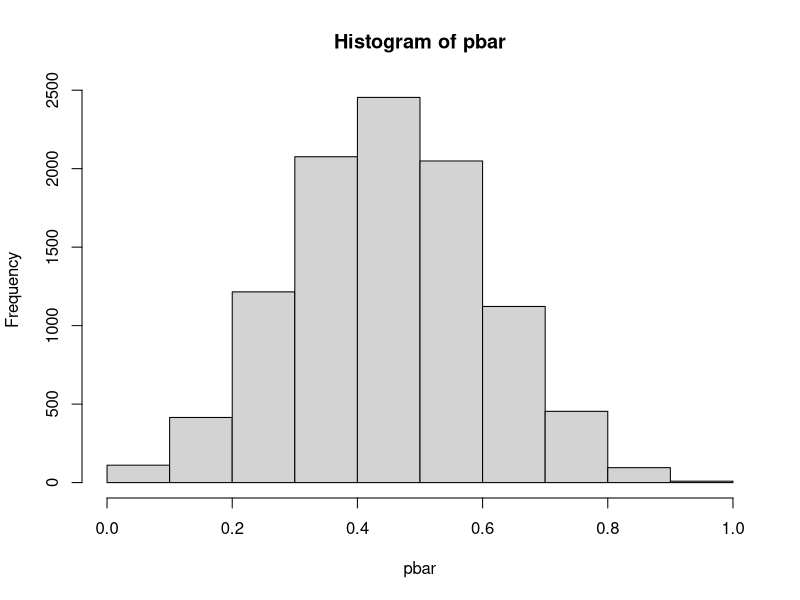

The R source for this figure:
## ---- chunk 1
tosses <- 10
samples <- 10000
dat <- matrix(sample(c(0, 1), tosses * samples, replace=TRUE), ncol=tosses, byrow=TRUE)
pbar <- rowSums(dat) / tosses
hist(pbar, breaks=tosses, xlim=c(0, 1))
## ---- chunk 2
binom.test(3, 10)
## ---- chunk 3
2/2**10
## ---- chunk 4
k <- rowSums(dat)
## ---- chunk 5
(length(k[k<=3]) + length(k[k>=10-3])) / samples
## ---- chunk 6
length(k[k>=8])
